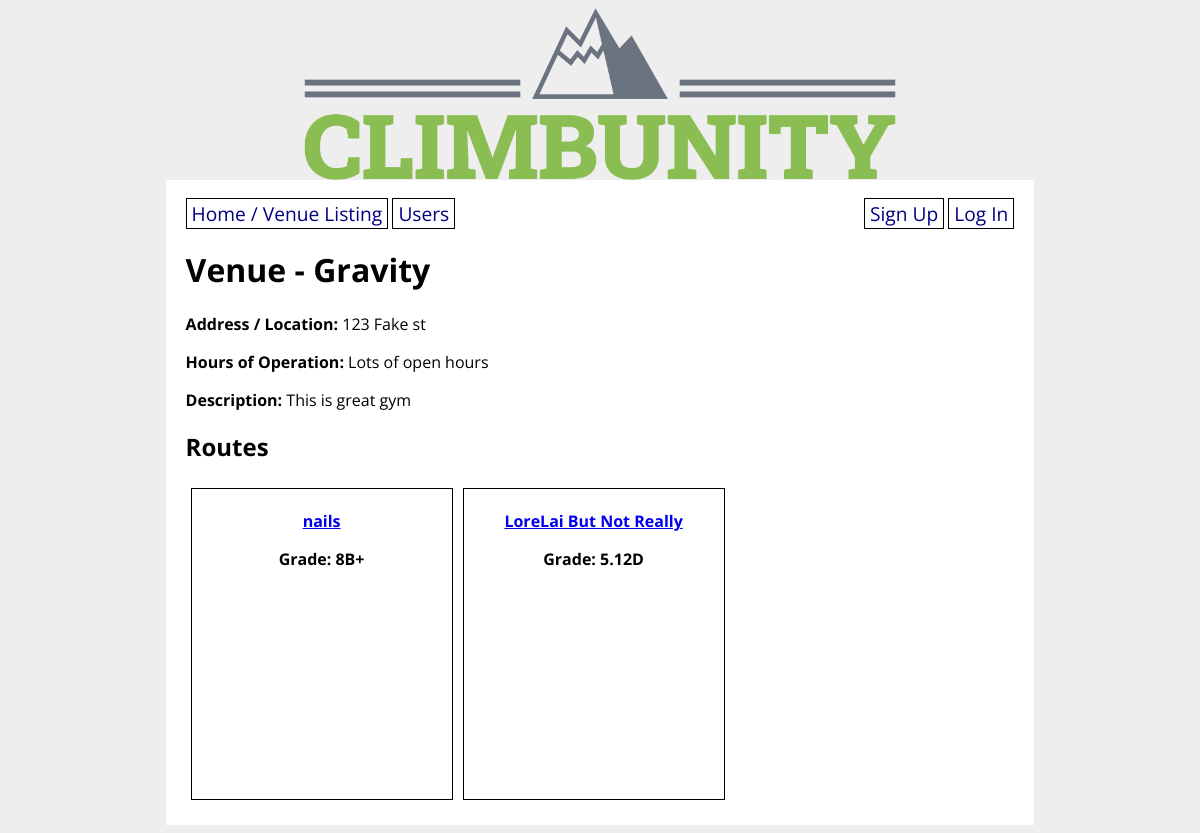
Before: /venue/1 with the older database file.
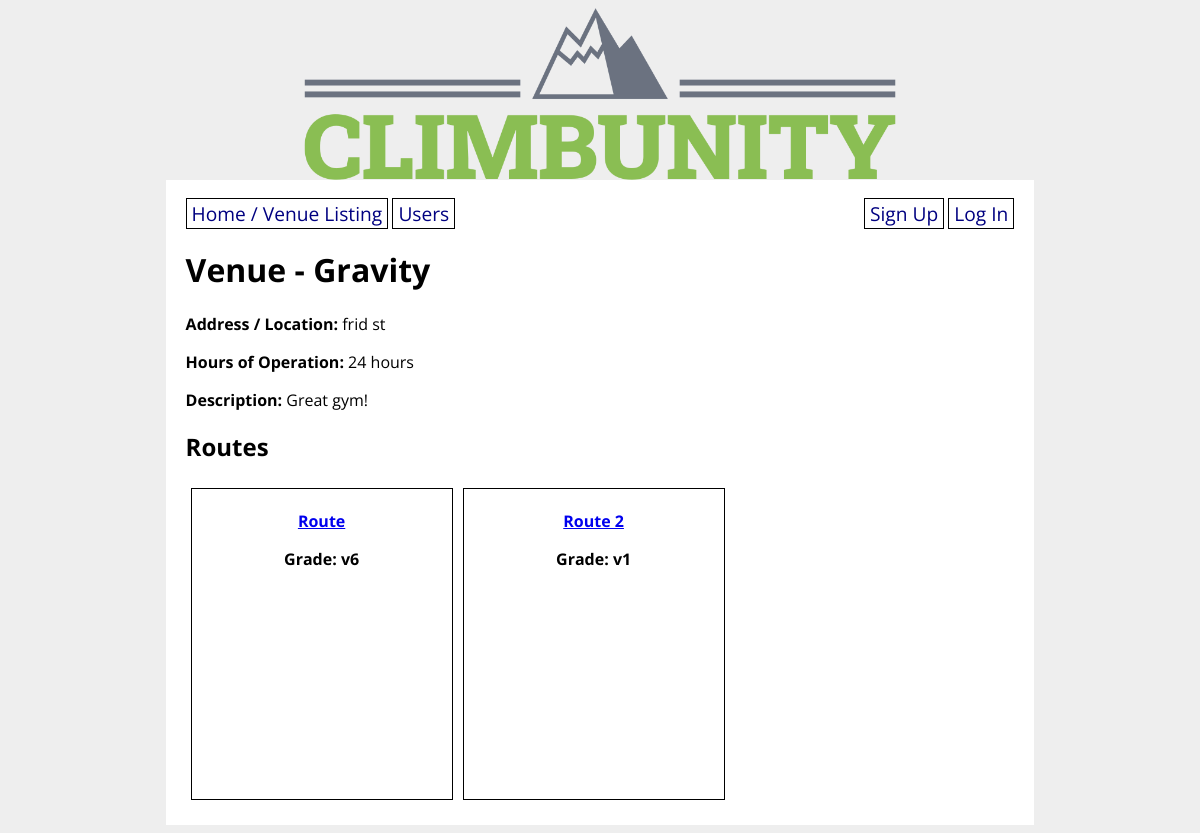
After: the same page with the newer database file.
### climbunity_app/models.py (models this page shows, shortened)
class Venue(db.Model):
    id = db.Column(db.Integer, primary_key=True)
    name = db.Column(db.String(80), nullable=False)
    address = db.Column(db.String(80), nullable=False)
    open_hours = db.Column(db.String(1000))
    description = db.Column(db.String(1000))
    booked_appointments = db.relationship('Appointment', back_populates='appointment_venue') # Venue <-1 -- N-> Appointment

class Route(db.Model):
    id = db.Column(db.Integer, primary_key=True)
    venue_id = db.Column(db.Integer, db.ForeignKey('venue.id'), nullable=False)
    setter_id = db.Column(db.Integer, db.ForeignKey('user.id'))
    name = db.Column(db.String(80), nullable=False)
    grade = db.Column(db.String(10), nullable=False)
    photo_url = db.Column(URLType)
    route_set_date = db.Column(db.Date)
    route_takedown_date = db.Column(db.Date)
    ascents_on_route = db.relationship('Ascent', back_populates='route_ascended') # Route <-1 -- N-> Ascent
    projecting_users = db.relationship('User',
        secondary='user_project_lists', back_populates='user_projects'
    ) # User <- N -- N -> Route
    possible_route_styles = db.relationship('Style',
        secondary='route_style_lists', back_populates='route_styles'
    ) # Route <- N -- N -> Style
    route_tags = db.relationship('Tag',
        secondary='route_tag_lists', back_populates='tagged_routes'
    ) # Route <- N -- N -> Tag

### climbunity_app/main/routes.py (the view, shortened to what this page needs)
@main.route('/venue/<venue_id>', methods=['GET', 'POST'])
def venue_detail(venue_id):
    venue = Venue.query.get(venue_id)
    routes = Route.query.filter_by(venue_id=venue_id).all()
    form = VenueForm(obj=venue)
    venue = Venue.query.get(venue_id)
    return render_template('venue_detail.html', form=form, routes=routes, venue=venue)

### climbunity_app/templates/venue_detail.html (shortened to what this page needs)
{% extends 'base.html' %}
{% block content %}
<h1>Venue - {{ venue.name }}</h1>
<p><strong>Address / Location:</strong> {{ venue.address }}</p>
<p><strong>Hours of Operation:</strong> {{ venue.open_hours }}</p>
<p><strong>Description:</strong> {{ venue.description }}</p>
<h2>Routes</h2>
{% if routes %}
    <div class="routes">
        {% for route in routes %}
        <div class="route-details">
            <a href="/route/{{ route.id }}">
            <p><strong>{{ route.name }}</strong></p></a>
            <p><strong>Grade: {{ route.grade }}</strong></p>
        </div>
        {% endfor %}
    </div>
{% else %}
    There are no routes listed for this venue.  You should {% if not current_user.is_authenticated %}sign up and {% endif %}add some!
{% endif %}
{% endblock %}

Changed rows visible on the page:
removed Route: name "nails", grade "8B+"
removed Route: name "LoreLai But Not Really", grade "5.12D"
changed Venue "Gravity": address "123 Fake st" → "frid st"; open_hours "Lots of open hours" → "24 hours"; description "This is great gym" → "Great gym!"
added Route: name "Route", grade "v6"
added Route: name "Route 2", grade "v1"
